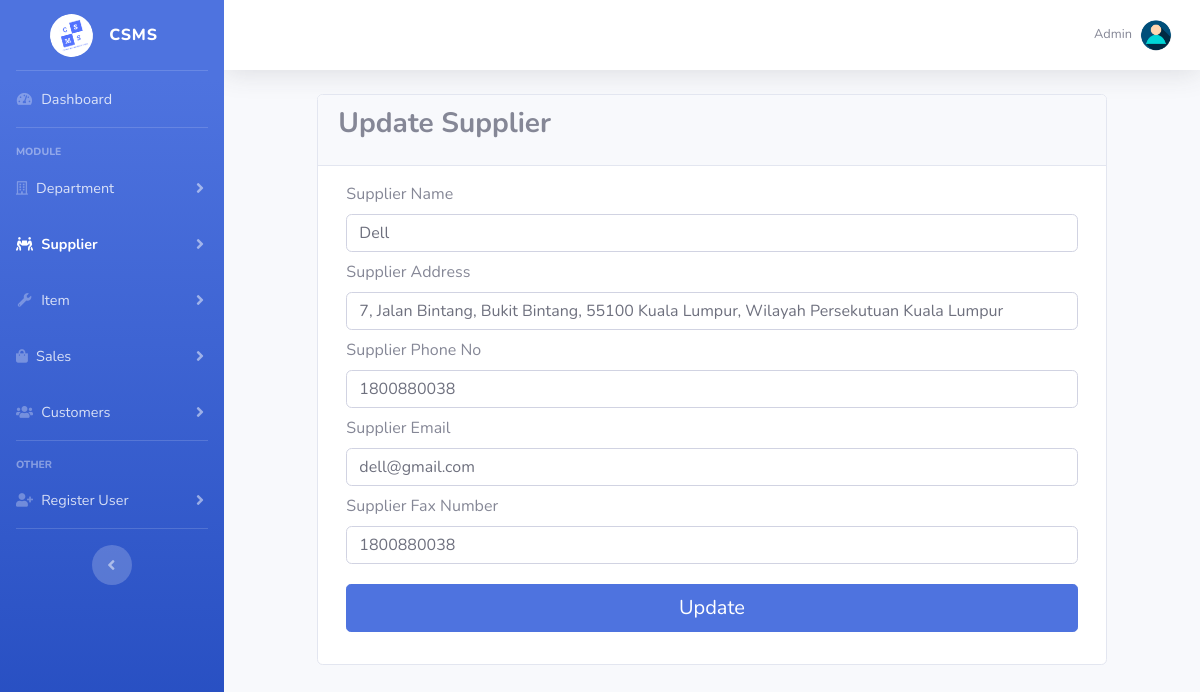
The app's page /add_supp.php?supp&type=update&suppid=3 (signed in) with its own data.
### tables this page shows
CREATE TABLE `user` (
  `user_id` int(5) NOT NULL,
  `user_name` varchar(50) NOT NULL,
  `user_ic` bigint(15) NOT NULL,
  `user_email` varchar(50) NOT NULL,
  `user_phone` text NOT NULL,
  `user_type` varchar(30) NOT NULL,
  `password` longtext NOT NULL,
  `confirm_password` longtext NOT NULL
);

CREATE TABLE `supplier` (
  `supp_id` int(3) NOT NULL,
  `supp_name` varchar(100) NOT NULL,
  `supp_address` text NOT NULL,
  `supp_no` text NOT NULL,
  `supp_email` varchar(30) NOT NULL,
  `fax_no` text NOT NULL
);

### add_supp.php (the view, shortened to what this page needs)
<?php
include("connection.php");
if(isset($_SESSION["userid"])){
  $uid = $_SESSION["userid"];
}
else{
  header('Location: login.php');
}
$sql = "SELECT * FROM user WHERE user_id = '".$uid."'";
$rsltsql = $conn->query($sql);
if($rsltsql->num_rows>0){
  while($rowsql = $rsltsql->fetch_assoc()){
    $uname = $rowsql["user_name"];
  }
}
if(isset($_GET["type"])){
  $type = $_GET["type"];
}
else{
  $type = "";
}
if(isset($_GET["suppid"])){
  $id = $_GET["suppid"];
}
else{
  $id = "";
}
$name = "";
$add = "";
$phone = "";
$email = "";
$fax = "";
?>
<!DOCTYPE html>
<html lang="en">
<head>
  <link href="vendor/fontawesome-free/css/all.min.css" rel="stylesheet" type="text/css">
  <link href="css/sb-admin-2.min.css" rel="stylesheet">
</head>
<body id="page-top">
  <div id="wrapper">
    <?php include('menu.php'); ?>
    <div id="content-wrapper" class="d-flex flex-column">
      <div id="content">
        <nav class="navbar navbar-expand navbar-light bg-white topbar mb-4 static-top shadow">
          <ul class="navbar-nav ml-auto">
            <li class="nav-item dropdown no-arrow">
              <a class="nav-link dropdown-toggle" href="#" id="userDropdown" role="button" data-toggle="dropdown" aria-haspopup="true" aria-expanded="false">
                <span class="mr-2 d-none d-lg-inline text-gray-600 small"><?php echo $uname ?></span>
                <img class="img-profile rounded-circle" src="img/profile.jpg">
              </a>
            </li>
          </ul>
        </nav>
        <div class="col-md-10" style="margin: 0 auto;">
          <div class="card " >
            <div class="card-header">
              <?php
              if($type == "update"){
                ?>
                <h3 class="card-title"><b>Update Supplier</b></h3>
                <?php
              }
              else{
                ?>
                <h3 class="card-title"><b>Add Supplier</b></h3>
                <?php
              }
              ?>
            </div>
            <?php
            $update = "SELECT * FROM supplier WHERE supp_id = '".$id."'";
            $rsltupdate = $conn->query($update);
            if($rsltupdate->num_rows>0){
              while($rowupdate = $rsltupdate->fetch_assoc()){
                $name = $rowupdate["supp_name"];
                $add = $rowupdate["supp_address"];
                $phone = $rowupdate["supp_no"];
                $email = $rowupdate["supp_email"];
                $fax = $rowupdate["fax_no"];
              }
            }
            ?>
            <div class="card-body">
                <div class="col-lg-12">
                  <?php
                  if($type == "update"){
                    ?>
                    <form id="add_dept" method="post" action="update_process.php?type=supp&suppid=<?php echo $id ?>">
                    <?php
                  }
                  else{
                    ?>
                    <form id="add_dept" method="post" action="add_process.php?type=supp">
                    <?php
                  }
                  ?>
                    <div class="form-group">
                      <label for="dept_name">Supplier Name</label>
                      <input type="text" id="dept_name" name="supp_name" class="form-control" value="<?php echo $name ?>" required>
                    </div>
                    <div class="form-group">
                      <label for="dept_desc">Supplier Address</label>
                      <input type="text" id="dept_desc" name="supp_add" class="form-control" value="<?php echo $add ?>" required>
                    </div>
                    <div class="form-group">
                      <label for="dept_desc">Supplier Phone No</label>
                      <input type="tel" id="dept_desc" name="supp_phone" class="form-control" value="<?php echo $phone ?>" pattern="[0-9]{10,11}" required>
                    </div>
                    <div class="form-group">
                      <label for="dept_desc">Supplier Email</label>
                      <input type="text" id="dept_desc" name="supp_email" class="form-control" value="<?php echo $email ?>" required>
                    </div>
                    <div class="form-group">
                      <label for="dept_desc">Supplier Fax Number</label>
                      <input type="text" id="dept_desc" name="supp_fax" class="form-control" value="<?php echo $fax ?>" required>
                    </div>
                    <?php
                    if($type == "update"){
                      ?>
                      <input style="margin-top: 20px;" type="submit" name="submit" class="btn btn-primary btn-round btn-lg btn-block mb-3" value="Update">
                      <?php
                    }
                    else{
                      ?>
                      <input style="margin-top: 20px;" type="submit" name="submit" class="btn btn-primary btn-round btn-lg btn-block mb-3" value="Save">
                      <?php
                    }
                    ?>
                  </form>
                </div>
            </div>
          </div>
        </div>
      </div>
    </div>
  </div>
</body>
</html>

### records on screen
user: user_name "Admin"
supplier: supp_name "Dell", supp_add "7, Jalan Bintang, Bukit Bintang, 55100 Kuala Lumpur, Wilayah Persekutuan Kuala Lumpur", supp_phone "1800880038", supp_email "dell@gmail.com", supp_fax "1800880038"
